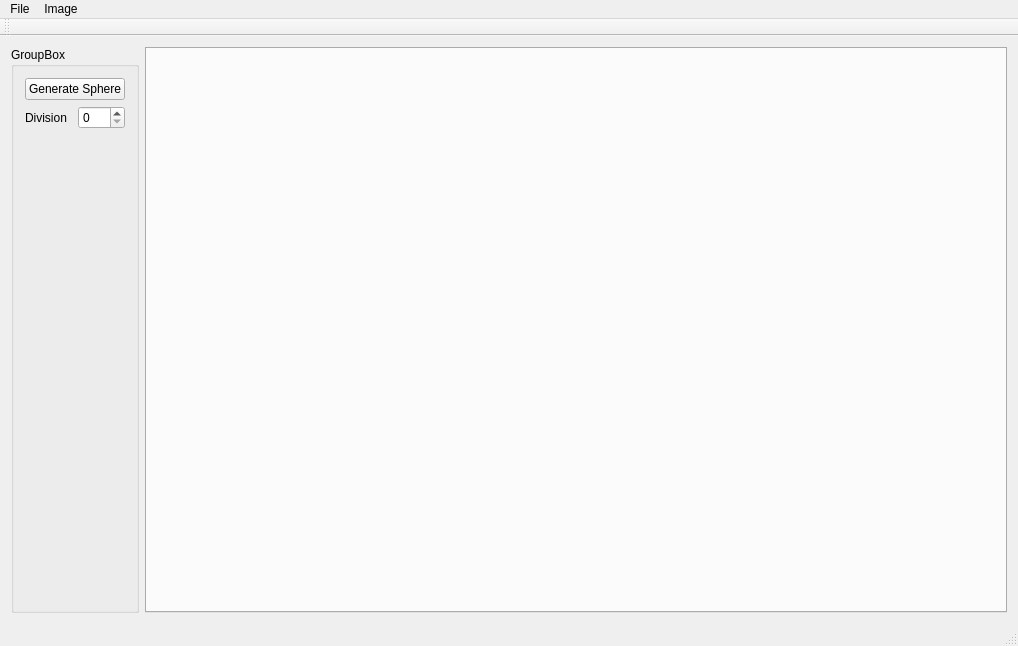
<?xml version="1.0" encoding="UTF-8"?>
<ui version="4.0">
 <class>ImageViewerClass</class>
 <widget class="QMainWindow" name="ImageViewerClass">
  <property name="geometry">
   <rect>
    <x>0</x>
    <y>0</y>
    <width>1018</width>
    <height>646</height>
   </rect>
  </property>
  <property name="windowTitle">
   <string>ImageViewer</string>
  </property>
  <widget class="QWidget" name="centralWidget">
   <layout class="QHBoxLayout" name="horizontalLayout">
    <item>
     <widget class="QGroupBox" name="groupBox">
      <property name="title">
       <string>GroupBox</string>
      </property>
      <layout class="QGridLayout" name="gridLayout">
       <item row="1" column="0">
        <widget class="QLabel" name="label">
         <property name="text">
          <string>Division</string>
         </property>
        </widget>
       </item>
       <item row="1" column="1">
        <widget class="QSpinBox" name="spinBox">
         <property name="maximum">
          <number>5</number>
         </property>
        </widget>
       </item>
       <item row="0" column="0" colspan="2">
        <widget class="QPushButton" name="pushButtonGenerate">
         <property name="text">
          <string>Generate Sphere</string>
         </property>
        </widget>
       </item>
       <item row="2" column="1">
        <spacer name="verticalSpacer">
         <property name="orientation">
          <enum>Qt::Vertical</enum>
         </property>
         <property name="sizeHint" stdset="0">
          <size>
           <width>20</width>
           <height>40</height>
          </size>
         </property>
        </spacer>
       </item>
      </layout>
     </widget>
    </item>
    <item>
     <widget class="QTabWidget" name="tabWidget">
      <property name="documentMode">
       <bool>false</bool>
      </property>
      <property name="tabsClosable">
       <bool>true</bool>
      </property>
      <property name="movable">
       <bool>true</bool>
      </property>
     </widget>
    </item>
   </layout>
  </widget>
  <widget class="QMenuBar" name="menuBar">
   <property name="geometry">
    <rect>
     <x>0</x>
     <y>0</y>
     <width>1018</width>
     <height>26</height>
    </rect>
   </property>
   <widget class="QMenu" name="menuFile">
    <property name="title">
     <string>File</string>
    </property>
    <addaction name="actionNew"/>
    <addaction name="actionOpen"/>
    <addaction name="actionSave_as"/>
   </widget>
   <widget class="QMenu" name="menuImage">
    <property name="title">
     <string>Image</string>
    </property>
    <addaction name="actionRename"/>
    <addaction name="actionClear"/>
    <addaction name="actionSet_background_color"/>
   </widget>
   <addaction name="menuFile"/>
   <addaction name="menuImage"/>
  </widget>
  <widget class="QToolBar" name="mainToolBar">
   <attribute name="toolBarArea">
    <enum>TopToolBarArea</enum>
   </attribute>
   <attribute name="toolBarBreak">
    <bool>false</bool>
   </attribute>
  </widget>
  <widget class="QStatusBar" name="statusBar"/>
  <action name="actionNew">
   <property name="text">
    <string>New</string>
   </property>
  </action>
  <action name="actionOpen">
   <property name="text">
    <string>Open</string>
   </property>
  </action>
  <action name="actionSave_as">
   <property name="text">
    <string>Save as</string>
   </property>
  </action>
  <action name="actionRename">
   <property name="text">
    <string>Rename</string>
   </property>
  </action>
  <action name="actionClear">
   <property name="text">
    <string>Clear</string>
   </property>
  </action>
  <action name="actionSet_background_color">
   <property name="text">
    <string>Set background color</string>
   </property>
  </action>
 </widget>
 <layoutdefault spacing="6" margin="11"/>
 <resources>
  <include location="ImageViewer.qrc"/>
 </resources>
 <connections/>
</ui>
